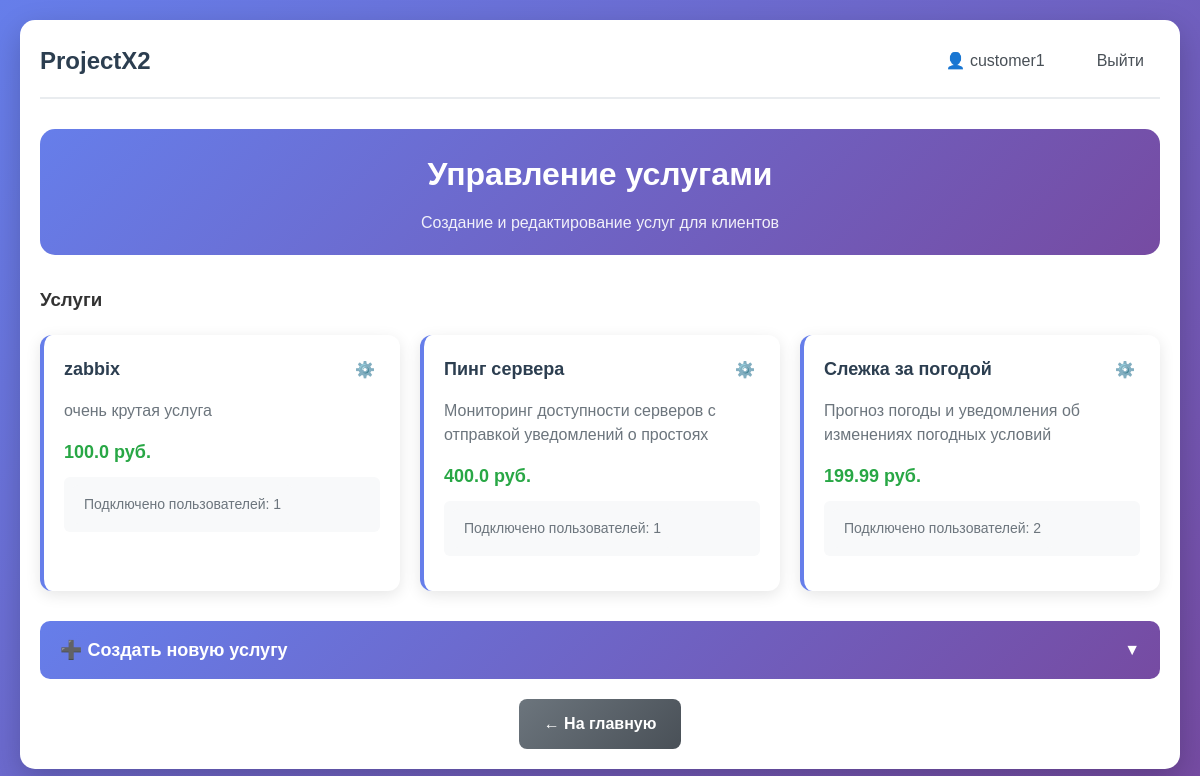
The app's page /customer/services (signed in), older data.
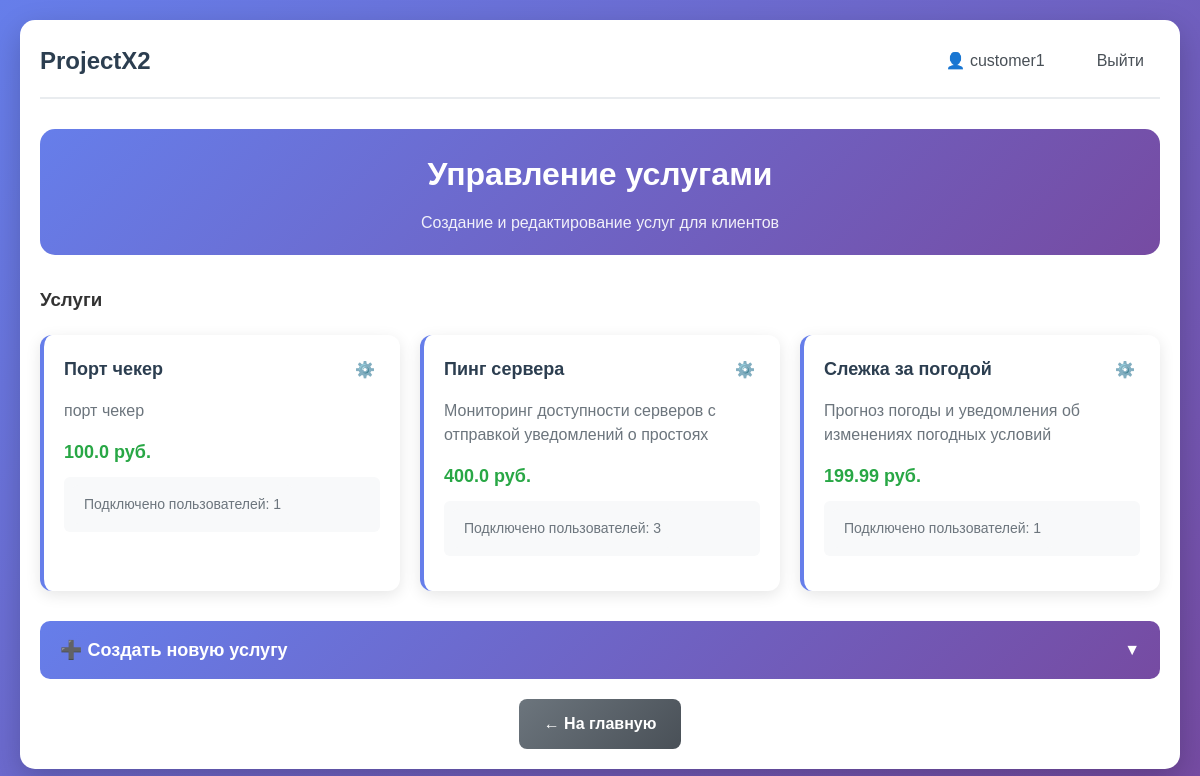
The same page, newer data.
### app.py (models this page shows)
class Service(db.Model):
    id = db.Column(db.Integer, primary_key=True)
    name = db.Column(db.String(100), nullable=False)
    description = db.Column(db.Text, nullable=False)
    price = db.Column(db.Float, default=0.0)
    is_active = db.Column(db.Boolean, default=True)
    created_at = db.Column(db.DateTime, default=datetime.utcnow)
    customer_id = db.Column(db.Integer, db.ForeignKey('users.id'), nullable=False)
    users = db.relationship('UserService', backref='service', lazy=True)

### app.py (the view)
@app.route('/customer/services')
@login_required
def customer_services():
    if current_user.role != 'customer':
        flash('Доступ запрещен. Только для заказчиков.', 'error')
        return redirect(url_for('index'))
    services = Service.query.filter_by(customer_id=current_user.id).order_by(Service.created_at.desc()).all()
    return render_template('customer_services.html', services=services)

### app.py (called while the page is built)
@login_manager.user_loader
def load_user(user_id):
    return db.session.get(User, int(user_id))

### templates/customer_services.html (shortened to what this page needs)
{% extends "base.html" %}
{% block content %}
<div class="admin-container">
    <div class="admin-header">
        <h2> Управление услугами</h2>
        <p class="admin-subtitle">Создание и редактирование услуг для клиентов</p>
    </div>
    <div class="services-list">
        <h3> Услуги</h3>
        {% if services %}
            <div class="services-grid">
                {% for service in services %}
                <div class="service-card">
                    <div class="service-header">
                        <h4>{{ service.name }}</h4>
                        <div class="service-header-actions">
                            <div class="service-dropdown">
                               <button class="service-settings-btn" onclick="toggleSettings({{ service.id }}, event)">
                                        ⚙️
                                    </button>
                            </div>
                        </div>
                    </div>
                    <p class="service-description">{{ service.description }}</p>
                    <div class="service-price">
                         {{ service.price }} руб.
                    </div>
                    <div class="service-stats">
                        <div class="users-count-container"
                            onmouseover="showTooltip(this, 'просмотр подключённых пользователей')"
                            onmouseout="hideTooltip(this)"
                            onclick="toggleUsersList({{ service.id }})">
                            <span class="users-count">Подключено пользователей: {{ service.users|length }}</span>
                        </div>
                    </div>
                </div>
                {% endfor %}
            </div>
        {% else %}
            <div class="empty-state">
                <div class="empty-icon">📭</div>
                <h4>Услуги не найдены</h4>
                <p>Создайте свою первую услугу для клиентов.</p>
            </div>
        {% endif %}
    </div>
    <div class="service-form-section">
        <div class="form-toggle" onclick="toggleServiceForm()">
            <h3>➕ Создать новую услугу</h3>
            <span class="toggle-arrow">▼</span>
        </div>
    </div>
    <div class="admin-actions" style="margin-top: 20px;">
        <a href="{{ url_for('index') }}" class="btn btn-secondary">← На главную</a>
    </div>
</div>
{% endblock %}

Row changes from the older to the newer data that the page shows:
removed Service: name "zabbix", description "очень крутая услуга", price "100.0", users|length "1"
added Service: name "Порт чекер", description "порт чекер", price "100.0", users|length "1"
computed for Service "Пинг сервера": users|length "1" → "3"
computed for Service "Слежка за погодой": users|length "2" → "1"
